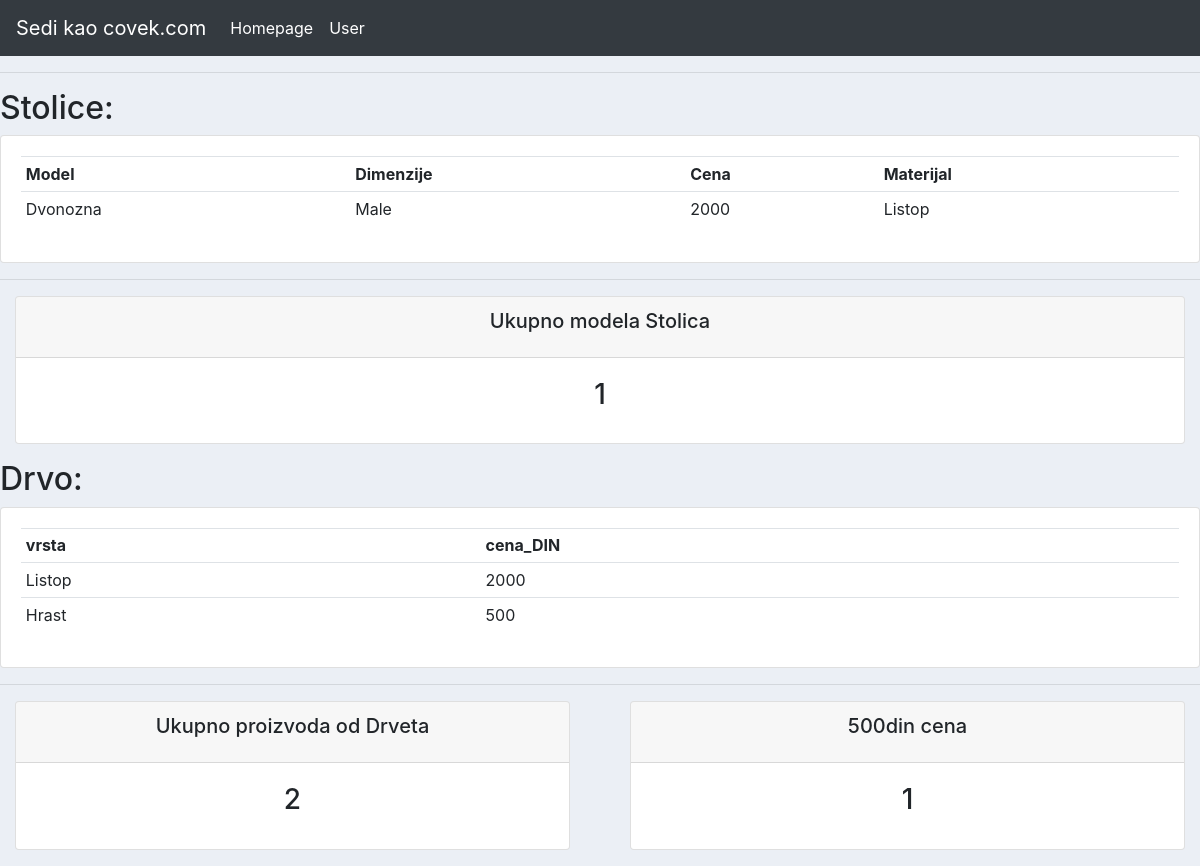
The app's page /, older data.
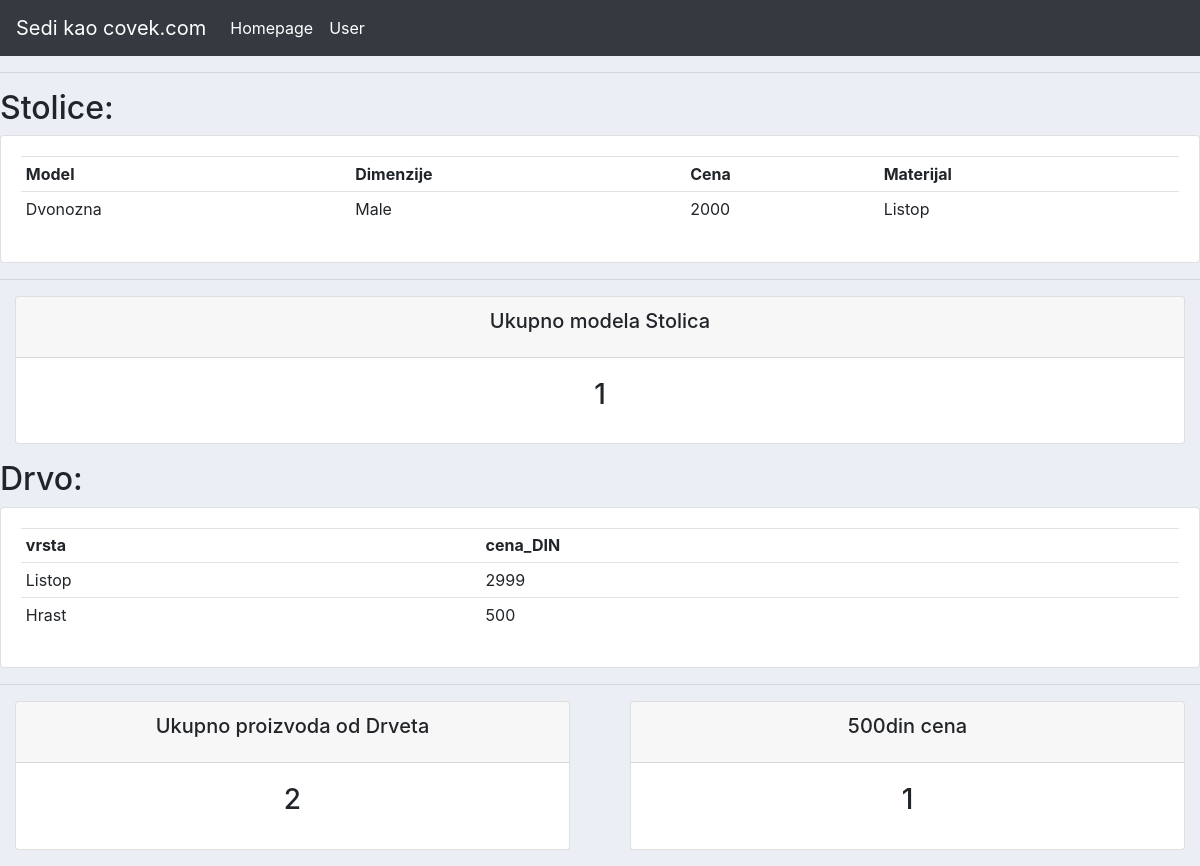
The same page, newer data.
### projekat/models.py (models this page shows)
class Drvo(models.Model):
    vrsta = models.CharField(max_length=50)
    cena_DIN = models.IntegerField(default=0)
    def __str__(self):
        return self.vrsta

### projekat/views.py (the view)
# urls.py: path('', views.stolica, name='stolicaView'),
def stolica(request):
    drvo = Drvo.objects.all()
    total_drvo = drvo.count()
    cena = Drvo.objects.filter(cena_DIN=500).count()
    stolica = Stolica.objects.all()
    total_stolica = stolica.count
    return render(request, 'stolica/dashboard.html', {'stolica': stolica, 'drvo': drvo , 'total_drvo': total_drvo, 'cena':cena , 'total_stolica':total_stolica})

### projekat/templates/stolica/dashboard.html (shortened to what this page needs)
<!DOCTYPE html>
{% extends 'stolica/main.html' %}
{% block content %}
<hr class = "row">
    <h2>Stolice:</h2>
    <div class="card card-body">
        <table class="table table-sm">
            <tr>
                <th>Model</th>
                <th>Dimenzije</th>
                <th>Cena</th>
                <th>Materijal</th>
            </tr>
            {% for i in stolica %}
            <tr>
                 <td>{{i.model}}</td>
                 <td>{{i.dimenzije}}</td>
                 <td>{{i.cena_DIN}}</td>
                 <td>{{i.proizvedeno_Od}}</td>
            </tr>
            {% endfor %}
        </table>
    </div>
    <hr>
    <div class="center">
     <div class="row">
    <div class="col">
        <div class="col-md">
            <div class="card text-center text-black mb-3" id="total-stolica">
                <div class="card-header">
                    <h5 class="card-title">Ukupno modela Stolica</h5>
                </div>
                <div class="card-body">
                    <h3 class="card-title">{{ total_stolica }}</h3>
                </div>
            </div>
        </div>
    </div>
</div>
    <h2>Drvo:</h2>
    <div class = "card card-body">
        <table class="table table-sm">
            <tr>
                <th>vrsta</th>
                <th>cena_DIN</th>
            {% for i in drvo %}
            <tr>
                 <td>{{i.vrsta}}</td>
                 <td>{{i.cena_DIN}}</td>
            </tr>
            {% endfor %}
        </table>
    </div>
    <hr>
</div>
<div class="row">
    <div class="col">
        <div class="col-md">
            <div class="card text-center text-black mb-3" id="total-drvo">
                <div class="card-header">
                    <h5 class="card-title">Ukupno proizvoda od Drveta</h5>
                </div>
                <div class="card-body">
                    <h3 class="card-title">{{ total_drvo }}</h3>
                </div>
            </div>
        </div>
    </div>
    <div class="col">
        <div class="col-md">
            <div class="card text-center text-black mb-3" id="cena-drvo">
                <div class="card-header">
                    <h5 class="card-title">500din cena</h5>
                </div>
                <div class="card-body">
                    <h3 class="card-title">{{ cena }}</h3>
                </div>
            </div>
        </div>
    </div>
</div>
{% endblock %}

Row changes from the older to the newer data that the page shows:
changed Drvo "Listop": cena_DIN "2000" → "2999"
